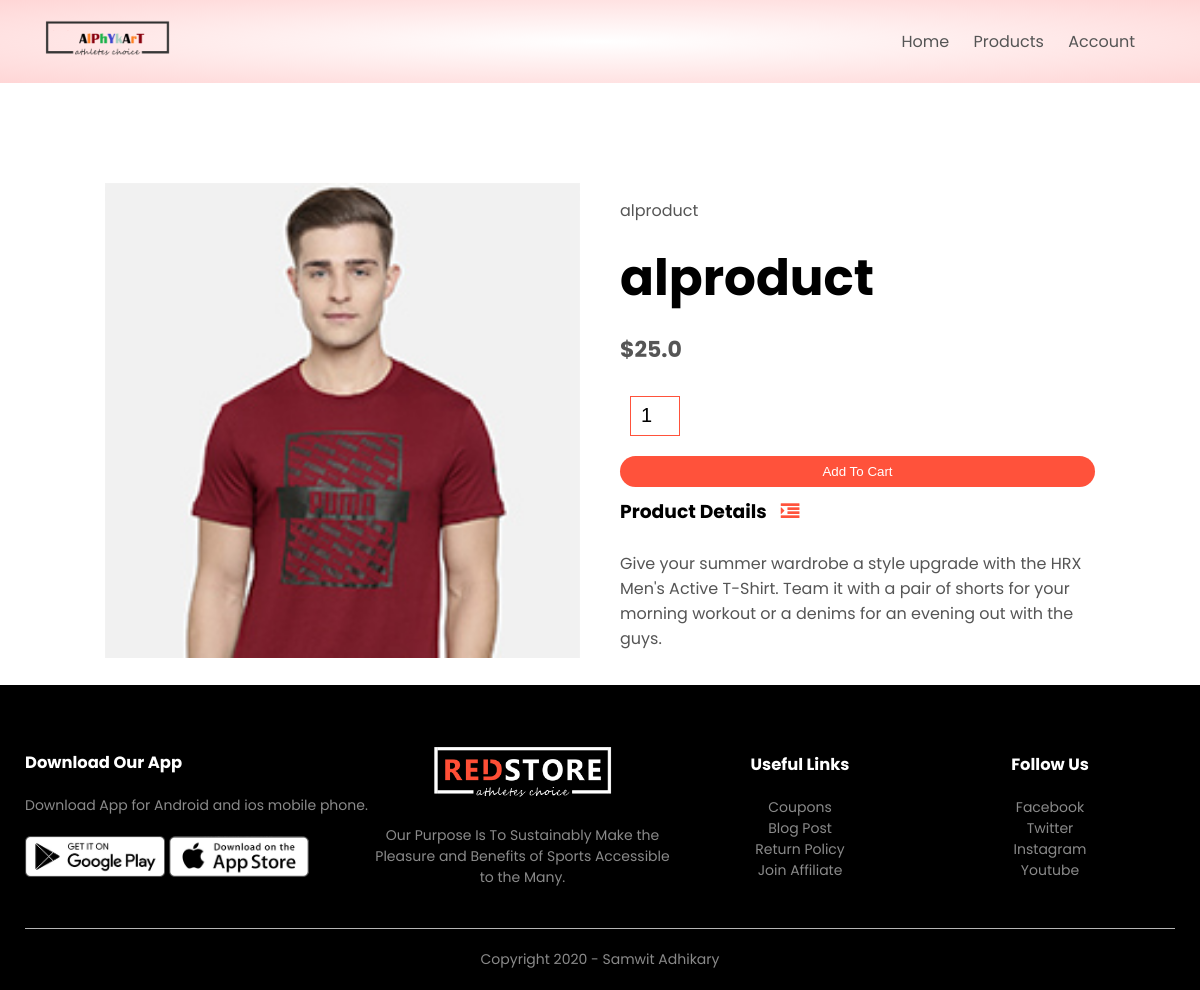
The page /product_details/1 on the database its author committed.
### products/models.py (models this page shows, shortened)
class Product(models.Model):
    LIVE=1
    DELETE=0
    DELETE_CHOICES=((LIVE,'Live'),(DELETE,'Delete'))
    title=models.CharField(max_length=200)
    price=models.FloatField()
    description=models.TextField()
    image=models.ImageField(upload_to='media/')
    priority=models.IntegerField(default=0)
    delete_status=models.IntegerField(choices=DELETE_CHOICES,default=LIVE)
    created_at=models.DateTimeField(auto_now_add=True)
    updated_at=models.DateTimeField(auto_now=True)

### products/views.py (the view)
# urls.py: path('product_details/<pk>',views.detail_product,name='detail_product')
def detail_product(request,pk):
    product=Product.objects.get(pk=pk)
    context={'product':product}
    return render(request,'product_detail.html',context)

### templates/product_detail.html
{% extends 'blank_layout.html' %}
{% block content %}
{% include 'product_description.html' %}
{% endblock content %}

### templates/product_description.html (shortened to what this page needs)
{% load static %}
<div class="small-container single-product">
    <div class="row">
        <div class="col-2">
            <img src="{{ product.image.url }}" width="100%" id="ProductImg">
        </div>
        <div class="col-2">
            <p>{{ product.title }}</p>
            <h1>{{ product.title }}</h1>
            <h4>${{ product.price }}</h4>
            <form method="post" action="{% url 'add_to_cart' %}" enctype="multipart/form-data">
            <input type="number" name="quantity" value="1">
            <button type="submit" class="btn">Add To Cart</button>
            </form>
            <h3>Product Details <i class="fa fa-indent"></i></h3>
            <br>
            <p>{{ product.description }}</p>
        </div>
    </div>
</div>

### static/css/style.css (style rules this page uses)
* { margin: 0; padding: 0; box-sizing: border-box; }
body { font-family: 'Poppins', sans-serif; }
p { color: #555; }
.row { display: flex; align-items: center; flex-wrap: wrap; justify-content: space-around; }
.col-2 { flex-basis: 50%; min-width: 300px; }
.col-2 img { max-width: 100%; padding: 50px 0; }
.col-2 h1 { font-size: 50px; line-height: 60px; margin: 25px 0; }
.btn { display: inline-block; background: #ff523b; color: white; padding: 8px 30px; margin: 30px 0; border-radius: 30px; transition: transform 0.5s; }
.small-container { max-width: 1080px; margin: auto; padding-left: 25px; padding-right: 25px; }
h4 { color: #555; font-weight: normal; }
.single-product { margin-top: 80px; }
.single-product .col-2 img { padding: 0; }
.single-product .col-2 { padding: 20px; }
.single-product h4 { margin: 20px 0; font-size: 22px; font-weight: bold; }
.single-product input { width: 50px; height: 40px; padding-left: 10px; font-size: 20px; margin-left: 10px; border: 1px solid #ff523b; margin-right: 10px; }
.single-product .fa { color: #ff523b; margin-left: 10px; }
form input { width: 100%; height: 50px; margin: 10px 0; padding: 0 10px; border: 1px solid #ccc; }
form .btn { width: 100%; border: none; cursor: pointer; margin: 10px 0; }

### rows shown on the page
Product: image (picture), title "alproduct", price "25.0", description "Give your summer wardrobe a style upgrade with the HRX Men's Active T-Shirt. Team it with a pair of shorts for your morning workout or a denims for an evening out with the guys."
